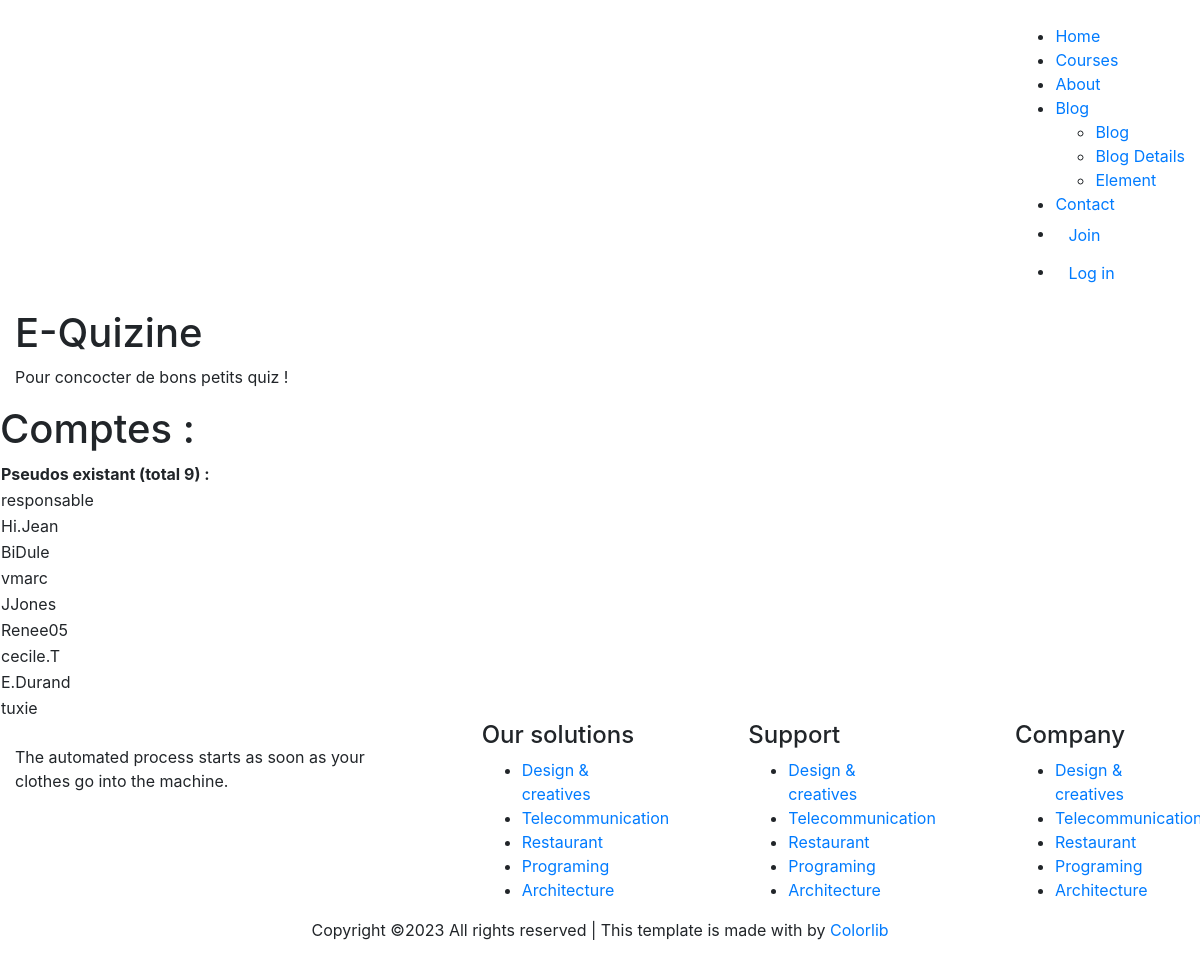
Page /Versions/v1_2/CodeIgniter/index.php/compte/lister on the committed database.
### tables this page shows
CREATE TABLE `t_responsable_rsp` (
  `rsp_id` int(11) NOT NULL,
  `rsp_pseudo` varchar(20) NOT NULL,
  `rsp_mdp` char(64) NOT NULL
);

### Versions/v1_2/CodeIgniter/application/controllers/Compte.php (called while the page is built, shortened)
<?php
class Compte extends CI_Controller {
	public function __construct()
	{
		$this->load->model('db_model');
		$this->load->helper('url');
	}
	public function lister()
	{
		$data['comptes'] = $this->db_model->get_all_compte();
		$data['count'] = $this->db_model->get_count_compte();
		$data['titre'] = "Comptes :";
		$this->load->view("templates/haut");
		$this->load->view("templates/menu_visiteur");
		$this->load->view("affichage_compte", $data);
		$this->load->view("templates/bas");
	}
}
?>

### Versions/v1_2/CodeIgniter/index.php (called while the page is built, shortened)
<?php
require_once BASEPATH.'core/CodeIgniter.php';

### Versions/v1_2/CodeIgniter/application/models/Db_model.php (called while the page is built, shortened)
<?php
	class Db_model extends CI_Model	{
		public function get_all_compte() {
			$query = $this->db->query("SELECT rsp_pseudo FROM t_responsable_rsp;");
			return $query->result_array();
		}
		public function get_count_compte() {
			$query = $this->db->query("SELECT COUNT(rsp_pseudo) as total FROM t_responsable_rsp;");
			return $query->row_array();
		}
	}
?>

### Versions/v1_2/CodeIgniter/application/views/affichage_compte.php (the view)
<section class="slider-area ">
    <div class="slider-active">
        <div class="single-slider slider-height d-flex align-items-center">
            <div class="container">
                <div class="row">
                    <div class="col-xl-6 col-lg-7 col-md-12">
                        <div class="hero__caption">
                            <h1 data-animation="fadeInLeft" data-delay="0.2s">E-Quizine</h1>
                            <p data-animation="fadeInLeft" data-delay="0.4s">Pour concocter de bons petits quiz !</p>
                        </div>
                    </div>
                </div>
            </div>
        </div>
    </div>
</section>
<section class="blog_area section-padding">
    <div class="container">
        <div class="row">
            <div>
            <h1><?php echo $titre;?></h1>
            <?php
                if(isset($comptes)) {
                    echo "
            <table class='my-table col-md-12'>
                <thead>
                    <tr>
                        <th>Pseudos existant (total ". $count['total'] .") :</th>
                    </tr>
                </thead>
                <tbody>";
                    foreach ($comptes as $pseudo) {
                        echo "
                <tr>
                    <td> " . $pseudo['rsp_pseudo'] . " </td>
                </tr>";
                }
                    echo "
                </tbody>
            </table>";
                } else {
                    echo "
            <h3>Erreur :</h3>
            Les pseudos n'ont pas pu être récupérées";
                }
            ?>
            </div>
        </div>
    </div>
</section>

### Versions/v1_2/CodeIgniter/application/views/templates/haut.php (shortened to what this page needs)
<!doctype html>
<html class="no-js" lang="zxx">
<head>
    <link rel="stylesheet" href="<?php echo base_url();?>stylefront/assets/css/bootstrap.min.css">
    <link rel="stylesheet" href="<?php echo base_url();?>stylefront/assets/css/owl.carousel.min.css">
    <link rel="stylesheet" href="<?php echo base_url();?>stylefront/assets/css/slicknav.css">
    <link rel="stylesheet" href="<?php echo base_url();?>stylefront/assets/css/animate.min.css">
    <link rel="stylesheet" href="<?php echo base_url();?>stylefront/assets/css/hamburgers.min.css">
    <link rel="stylesheet" href="<?php echo base_url();?>stylefront/assets/css/magnific-popup.css">
    <link rel="stylesheet" href="<?php echo base_url();?>stylefront/assets/css/fontawesome-all.min.css">
    <link rel="stylesheet" href="<?php echo base_url();?>stylefront/assets/css/themify-icons.css">
    <link rel="stylesheet" href="<?php echo base_url();?>stylefront/assets/css/themify-icons.css">
    <link rel="stylesheet" href="<?php echo base_url();?>stylefront/assets/css/slick.css">
    <link rel="stylesheet" href="<?php echo base_url();?>stylefront/assets/css/nice-select.css">
    <link rel="stylesheet" href="<?php echo base_url();?>stylefront/assets/css/style.css">
    <link rel="stylesheet" href="<?php echo base_url();?>stylefront/assets/css/responsive.css">
    <link rel="stylesheet" href="<?php echo base_url();?>stylefront/assets/css/custom.css">
</head>
<body>
    <div id="preloader-active">
        <div class="preloader d-flex align-items-center justify-content-center">
        </div>
    </div>
    <div class="header-area header-transparent">
        <div class="main-header ">
            <div class="header-bottom  header-sticky">
                <div class="container-fluid">
                    <div class="row align-items-center">
                        <div class="col-xl-2 col-lg-2">
                            <div class="logo">
                            </div>
                        </div>

### Versions/v1_2/CodeIgniter/application/views/templates/menu_visiteur.php (shortened to what this page needs)
                    <div class="col-xl-10 col-lg-10">
                        <div class="menu-wrapper d-flex align-items-center justify-content-end">
                            <div class="main-menu d-none d-lg-block">
                                <nav>
                                    <ul id="navigation">
                                        <li class="active" ><a href="<?php echo base_url();?>">Home</a></li>
                                        <li><a href="<?php echo base_url();?>stylefront/courses.html">Courses</a></li>
                                        <li><a href="<?php echo base_url();?>stylefront/about.html">About</a></li>
                                        <li><a href="#">Blog</a>
                                            <ul class="submenu">
                                                <li><a href="<?php echo base_url();?>stylefront/blog.html">Blog</a></li>
                                                <li><a href="<?php echo base_url();?>stylefront/blog_details.html">Blog Details</a></li>
                                                <li><a href="<?php echo base_url();?>stylefront/elements.html">Element</a></li>
                                            </ul>
                                        </li>
                                        <li><a href="<?php echo base_url();?>stylefront/contact.html">Contact</a></li>
                                        <?php
                                            if($this->session->userdata('username') != null) {
                                                echo "<li class='button-header margin-left '><a href='". base_url() ."index.php/compte/afficher' class='btn'>Votre compte</a></li>
                                        <li class='button-header'><a href='". base_url() ."index.php/compte/fermer' class='btn btn3'>Déconnexion</a></li>";
                                            } else {
                                                 echo "<li class='button-header margin-left '><a href='". base_url() ."index.php/compte/creer' class='btn'>Join</a></li>
                                        <li class='button-header'><a href='". base_url() ."index.php/compte/connecter' class='btn btn3'>Log in</a></li>";
                                            }
                                        ?>
                                    </ul>
                                </nav>
                            </div>
                        </div>
                    </div>
                    <div class="col-12">
                    </div>
                </div>
            </div>
        </div>
    </div>
</div>
<main>

### Versions/v1_2/CodeIgniter/application/views/templates/bas.php (shortened to what this page needs)
    </main>
    <footer>
        <div class="footer-wrappper footer-bg">
           <div class="footer-area footer-padding">
               <div class="container">
                   <div class="row justify-content-between">
                       <div class="col-xl-4 col-lg-5 col-md-4 col-sm-6">
                           <div class="single-footer-caption mb-50">
                               <div class="single-footer-caption mb-30">
                                   <div class="footer-logo mb-25">
                                   </div>
                                   <div class="footer-tittle">
                                       <div class="footer-pera">
                                           <p>The automated process starts as soon as your clothes go into the machine.</p>
                                       </div>
                                   </div>
                               </div>
                           </div>
                       </div>
                       <div class="col-xl-2 col-lg-3 col-md-4 col-sm-5">
                           <div class="single-footer-caption mb-50">
                               <div class="footer-tittle">
                                   <h4>Our solutions</h4>
                                   <ul>
                                       <li><a href="#">Design & creatives</a></li>
                                       <li><a href="#">Telecommunication</a></li>
                                       <li><a href="#">Restaurant</a></li>
                                       <li><a href="#">Programing</a></li>
                                       <li><a href="#">Architecture</a></li>
                                   </ul>
                               </div>
                           </div>
                       </div>
                       <div class="col-xl-2 col-lg-4 col-md-4 col-sm-6">
                           <div class="single-footer-caption mb-50">
                               <div class="footer-tittle">
                                   <h4>Support</h4>
                                   <ul>
                                       <li><a href="#">Design & creatives</a></li>
                                       <li><a href="#">Telecommunication</a></li>
                                       <li><a href="#">Restaurant</a></li>
                                       <li><a href="#">Programing</a></li>
                                       <li><a href="#">Architecture</a></li>
                                   </ul>
                               </div>
                           </div>
                       </div>
                       <div class="col-xl-2 col-lg-3 col-md-4 col-sm-6">
                           <div class="single-footer-caption mb-50">
                               <div class="footer-tittle">
                                   <h4>Company</h4>
                                   <ul>
                                       <li><a href="#">Design & creatives</a></li>
                                       <li><a href="#">Telecommunication</a></li>
                                       <li><a href="#">Restaurant</a></li>
                                       <li><a href="#">Programing</a></li>
                                       <li><a href="#">Architecture</a></li>
                                   </ul>
                               </div>
                           </div>
                       </div>
                   </div>
               </div>
           </div>
           <div class="footer-bottom-area">
               <div class="container">
                   <div class="footer-border">
                       <div class="row d-flex align-items-center">
                           <div class="col-xl-12 ">
                               <div class="footer-copy-right text-center">
                                   <p>
                                      Copyright &copy; All rights reserved | This template is made with  by <a href="https://colorlib.com" target="_blank">Colorlib</a>
                                      </p>
                                  </div>
                              </div>
                          </div>
                      </div>
                  </div>
              </div>
          </div>
      </footer>
</body>
</html>

### rows in the picture
t_responsable_rsp: rsp_pseudo "responsable"
t_responsable_rsp: rsp_pseudo "Hi.Jean"
t_responsable_rsp: rsp_pseudo "BiDule"
t_responsable_rsp: rsp_pseudo "vmarc"
t_responsable_rsp: rsp_pseudo "JJones"
t_responsable_rsp: rsp_pseudo "Renee05"
t_responsable_rsp: rsp_pseudo "cecile.T"
t_responsable_rsp: rsp_pseudo "E.Durand"
t_responsable_rsp: rsp_pseudo "tuxie"

### other values in the picture
$titre "Comptes :"
$count['total'] "9"
